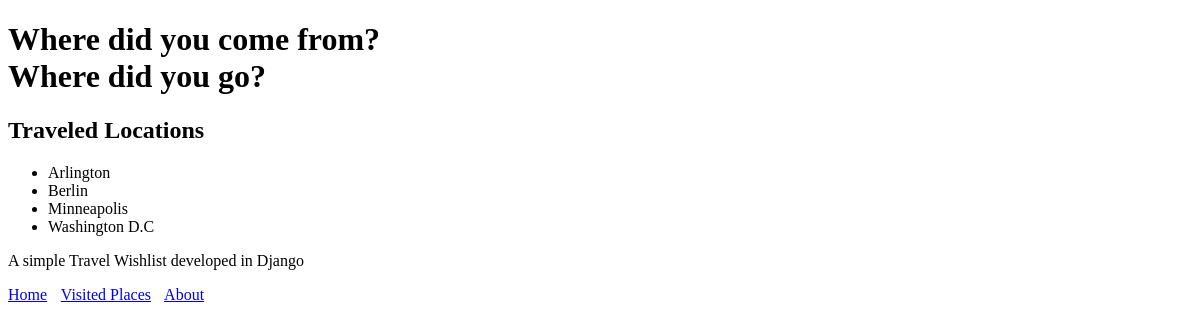
The app's page /visited, older data.
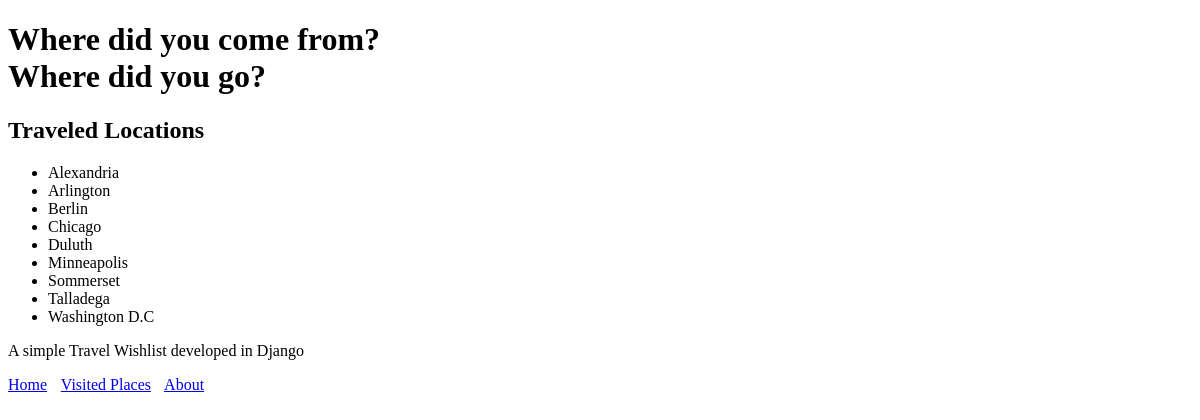
The same page, newer data.
### travel_wishlist/models.py (models this page shows, shortened)
class Place(models.Model):
    name = models.CharField(max_length=200)
    visited = models.BooleanField(default=False)

### travel_wishlist/views.py (the view)
# urls.py: path('visited', views.places_visited, name='places_visited'),
def places_visited(request):
    visited = Place.objects.filter(visited=True).order_by('name')
    return render(request, 'travel_wishlist/visited.html', {'visited': visited})

### travel_wishlist/templates/travel_wishlist/visited.html
{% extends 'travel_wishlist/base.html' %}
{% block content %}
<h2>Traveled Locations</h2>
{% if visited %}
<ul>
    {% for place in visited %}
    <li>{{  place.name }}</li>
    {% endfor %}
</ul>
{% else %}
<p>
    You have not visited any places in your list
</p>
{% endif %}
{% endblock %}

### travel_wishlist/templates/travel_wishlist/base.html (shortened to what this page needs)
{% load static %}
<!DOCTYPE html>
<html>
    <head>
        <link rel="stylesheet" href="https://cdn.jsdelivr.net/npm/sakura.css/css/sakura.css" type="text/css">
        <link rel="stylesheet" href="{% static 'css/style.css' %}" type="text/css">
    </head>
    <h1>Where did you come from? <br>
        Where did you go?</h1>
    <body>
        {% block content %}
        {% endblock %}
    </body>
    <div>
        <p>A simple Travel Wishlist developed in Django</p>
        <a class="nav-link" href="{% url 'place_list' %}">Home</a>
        <a class="nav-link" href="{% url 'places_visited' %}">Visited Places</a>
        <a class="nav-link" href="{% url 'about' %}">About</a>
    </div>
</html>

### travel_wishlist/static/css/style.css (style rules this page uses)
a.nav-link { margin-right: 10px; }

Row changes from the older to the newer data that the page shows:
added Place: name "Alexandria"
added Place: name "Chicago"
added Place: name "Duluth"
added Place: name "Sommerset"
added Place: name "Talladega"
